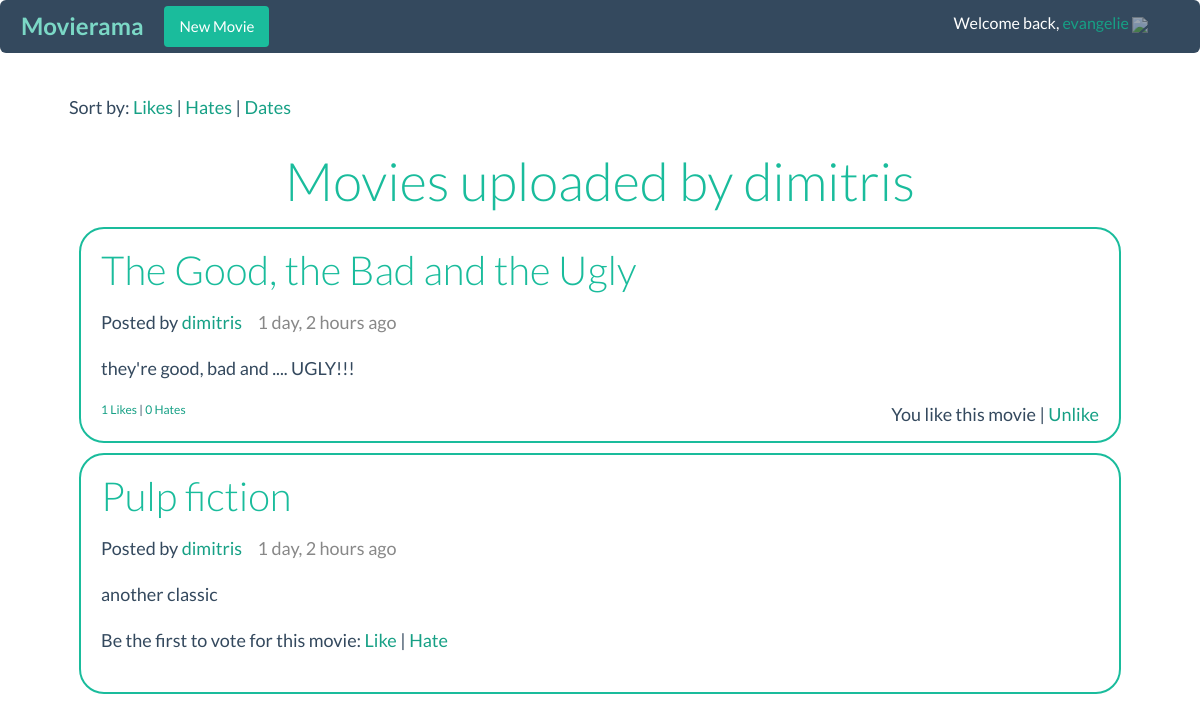
Before: /user?name=dimitris (signed in) with the older database file.
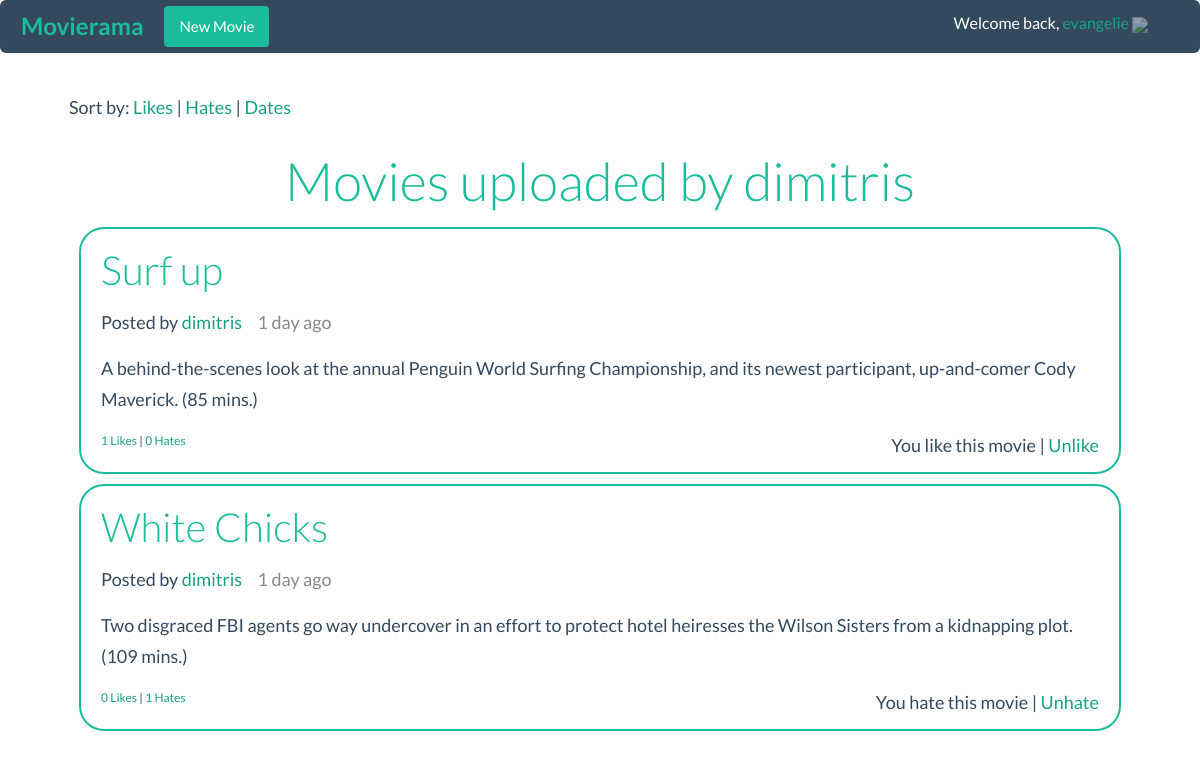
After: the same page with the newer database file.
### movierama/models.py (models this page shows)
class Movies(models.Model):
    id = models.AutoField(primary_key=True)
    username = models.TextField(db_column='userName', blank=True)  # Field name made lowercase.
    title = models.CharField(blank=False, max_length=50)
    description = models.TextField(blank=False, max_length=1000)
    date = models.DateTimeField(auto_now_add=True)
    likes = models.IntegerField(default=0)
    hates = models.IntegerField(default=0)
    class Meta:
        db_table = 'movies'

### movierama/views.py (the view)
# urls.py: url(r'^user', views.user_profile),
def user_profile(request):
    name= request.GET.get('name')
    sort = request.GET.get('sort_by')
    movies = get_movies(sort=sort, username=name)
    return render(request, "mainPage.html", {'movies': movies, 'userprofile': True, 'name': name })

### movierama/templatetags/templates_extras.py (called while the page is built)
@register.filter(name='is_like')
def is_like(movie, user):
    return MovieRate.objects.filter(movie=movie, user=user, rate=1).exists()

@register.filter(name='is_hate')
def is_hate(movie, user):
    return MovieRate.objects.filter(movie=movie, user=user, rate=-1).exists()

### movierama/views.py (called while the page is built)
def get_movies(sort=None, username=None):
    if sort == 'like':
        order = '-likes'
    elif sort == 'hate':
        order = '-hates'
    else:
        order = '-date'
    if username:
        movies = Movies.objects.filter(username=username)
    else:
        movies = Movies.objects.all()
    movies = movies.order_by(order)
    return movies

### movierama/templates/mainPage.html
{% extends "base.html" %}
{% block content %}
<div class="movie-container">
    {% if userprofile %}
        <p>Sort by: <a href="/user?name={{name}}&sort_by=like">Likes</a> | <a href="/user?name={{name}}&sort_by=hate"> Hates</a> | <a href="/user?name={{name}}&sort_by=date"> Dates</a></p>
        <h2>Movies uploaded by {{name}}</h2>
    {% else %}
        <p>Sort by: <a href="/?sort_by=like">Likes</a> | <a href="/?sort_by=hate"> Hates</a> | <a href="/?sort_by=date"> Dates</a></p>
        <h2>All movies</h2>
    {% endif %}
    {% for movie in movies %}
        <div class="rcorners">
            {% include "movie/index.html" %}
        </div>
    {% empty %}
        <p>No movies found {% if userprofile %} for {{name}}{% endif %}</p>
    {%endfor%}
</div>
{% endblock %}

### movierama/templates/util/menu.html (shortened to what this page needs)
<nav class="navbar navbar-inverse" role="navigation">
    <div class="container-fluid">
        <div class="navbar-header">
             <a class="navbar-brand" href="/"> Movierama</a>
        </div>
        <div class="collapse navbar-collapse" id="bs-example-navbar-collapse-5">
             {% if user.is_authenticated %}
                 <a class="btn navbar-btn" href="/create_movie">New Movie</a>
                 <span class="user-info">
                        Welcome back, <a href="/user?name={{user.username}}">{{user.username}}</a>
                        <a href="/accounts/logout"><img src="/static/img/logout.png" class="admin-icon"/></a>
                    </span>
            {% else %}
                <a class="btn navbar-btn" href="/accounts/login/">Sign in</a>
                <a class="btn navbar-btn" href="/accounts/signup">Create Account</a>
            {% endif %}
        </div>
    </div>
</nav>

### movierama/templates/movie/index.html
        {% load humanize %}
        <h3>{{movie.title}}</h3>
        <p>Posted by <a href="/user?name={{movie.username}}">
            {% if movie.username == user.username %}You{% else %}{{movie.username}}{% endif %}
            </a><span class="movie-time">{{movie.date| naturaltime}}</span>
        </p>
        <p>{{movie.description}}</p>
        {% if not movie.likes and not movie.hates %}
            {% if user.is_authenticated %}
                {% if movie.username != user.username %}
                    <p>Be the first to vote for this movie: <a href="/vote?id={{movie.id}}&vote=1">Like</a> | <a href="/vote?id={{movie.id}}&vote=-1">Hate</a></p>
                {% endif %}
            {% endif %}
        {% else %}
        <a href="like?movie={{movie.id}}">{{movie.likes}} Likes</a> | <a href="hate?movie={{movie.id}}">{{movie.hates}} Hates</a>
        {% endif %}
        {% if user.is_authenticated %}
            {% if movie.username != user.username %}
                    {% load templates_extras %}
                    {% if movie|is_like:user %}
                        <p style="float:right"> You like this movie | <a href="/vote?id={{movie.id}}&vote=0">Unlike</a></p>
                    {% elif movie|is_hate:user %}
                        <p style="float:right"> You hate this movie | <a href="/vote?id={{movie.id}}&vote=0">Unhate</a></p>
                    {% else %}
                        {% if movie.likes or movie.hates %}
                        <p style="float:right"><a href="/vote?id={{movie.id}}&vote=1">Like</a> | <a href="/vote?id={{movie.id}}&vote=-1">Hate</a></p>
                        {% endif %}
                    {% endif%}
            {% else %}
                <p><a href="/edit_movie/{{movie.id}}/">Edit</a> | <a href="/delete_movie/{{movie.id}}/">Delete</a> </p>
            {% endif %}
        {% endif %}

Changed rows visible on the page:
removed Movies: title "The Good, the Bad and the Ugly", username "dimitris", date "1 day, 2 hours ago", description "they're good, bad and .... UGLY!!!", likes "1", hates "0"
removed Movies: title "Pulp fiction", username "dimitris", date "1 day, 2 hours ago", description "another classic"
added Movies: title "Surf up", username "dimitris", date "1 day ago", description "A behind-the-scenes look at the annual Penguin World Surfing Championship, and its newest participant, up-and-comer Cody Maverick. (85 mins.)", likes "1", hates "0"
added Movies: title "White Chicks", username "dimitris", date "1 day ago", description "Two disgraced FBI agents go way undercover in an effort to protect hotel heiresses the Wilson Sisters from a kidnapping plot. (109 mins.)", likes "0", hates "1"
